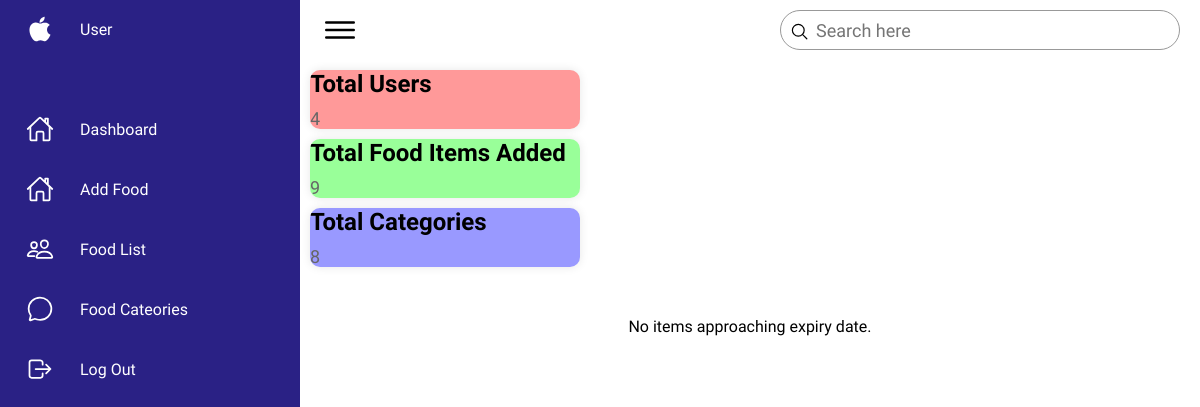
The page / (signed in) on the database as committed earlier.
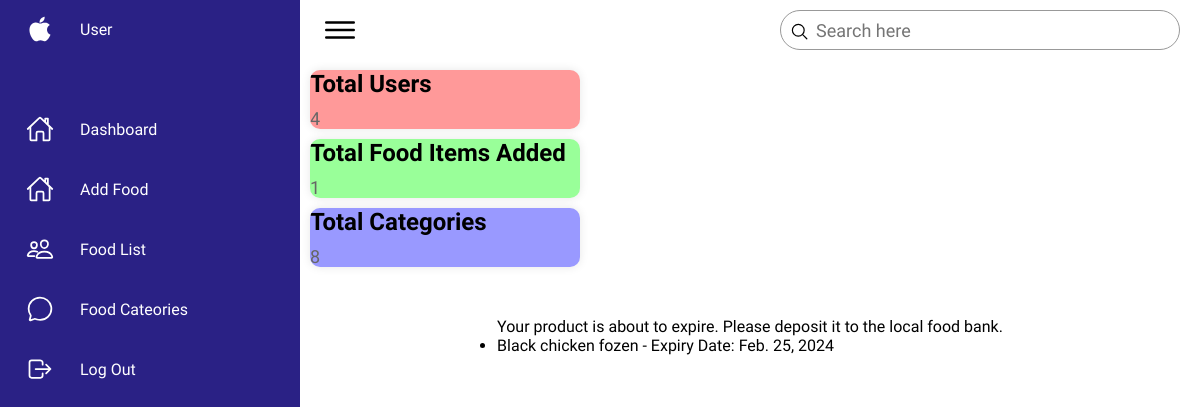
The same page on the database as committed later.
### food_management/models.py (models this page shows, shortened)
class FoodItem(models.Model):
    UNIT_CHOICES = [
        ('kg', 'kg'),
        ('g', 'g'),
        ('ml', 'ml'),
        ('pieces', 'pieces'),
        ('packets', 'packets'),
        ('litres', 'litres'),
        ('units', 'units'),
        ('other', 'other'),
    ]
    category = models.ForeignKey(FoodCategory, on_delete=models.CASCADE)
    name = models.CharField(max_length=200)
    quantity = models.DecimalField(max_digits=10, decimal_places=2)
    unit = models.CharField(max_length=20, choices=UNIT_CHOICES)
    expiry_date = models.DateField()
    added_by = models.ForeignKey(User, on_delete=models.CASCADE)
    barcode = models.CharField(max_length=100, blank=True, null=True)

### food_management/views.py (the view)
# urls.py: path('', dashboard, name='dashboard'),
@login_required(login_url='user_login/')
def dashboard(request):
    total_users = User.objects.count()
    total_food_items = FoodItem.objects.count()
    total_categories = FoodCategory.objects.count()
    approaching_expiry_items = []
    for category in FoodCategory.objects.all():
        pre_expiry_days = category.pre_expiry_days
        approaching_expiry_items.extend(
            FoodItem.objects.filter(
                category=category,
                expiry_date__lte=timezone.now() + timezone.timedelta(days=pre_expiry_days)
            )
        )
    return render(request, 'food_management/dashboard.html', {
        'total_users': total_users,
        'total_food_items': total_food_items,
        'total_categories': total_categories,
        'approaching_expiry_items': approaching_expiry_items
    })

### templates/food_management/dashboard.html (shortened to what this page needs)
{% extends 'base.html' %}
{% block content %}
    <div class="card" style="background-color: #ff9999;">
        <h2>Total Users</h2>
        <p>{{ total_users }}</p>
    </div>
    <div class="card" style="background-color: #99ff99;">
        <h2>Total Food Items Added</h2>
        <p>{{ total_food_items }}</p>
    </div>
    <div class="card" style="background-color: #9999ff;">
        <h2>Total Categories</h2>
        <p>{{ total_categories }}</p>
    </div>
</div>
<div class="dashboard">
    <div class="notification">
        {% if approaching_expiry_items %}
            <p>Your product is about to expire. Please deposit it to the local food bank.</p>
            <ul>
                {% for item in approaching_expiry_items %}
                    <li>{{ item.name }} - Expiry Date: {{ item.expiry_date }}</li>
                {% endfor %}
            </ul>
        {% else %}
            <p>No items approaching expiry date.</p>
        {% endif %}
    </div>
{% endblock %}

Rows that differ between the two databases and show on the page:
added FoodItem: name "Black chicken fozen", expiry_date "Feb. 25, 2024"
Other text that changed with them:
{{ total_food_items }}: "9" → "1"
text no longer shown: "No items approaching expiry date."
text now shown: "Your product is about to expire. Please deposit it to the local food bank."
